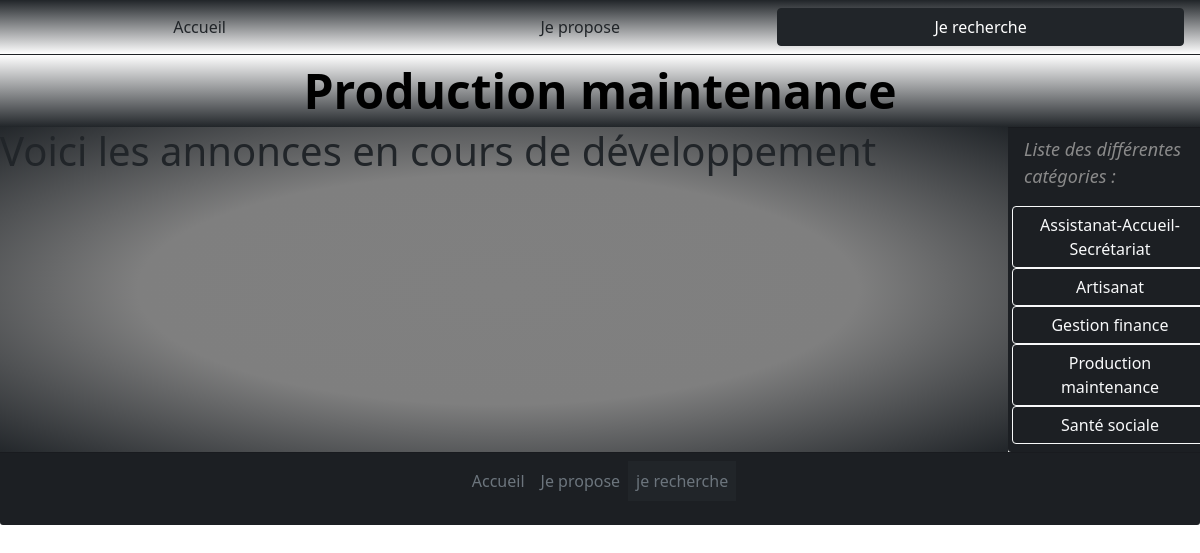
The app's page /Pages/annoncesCateg.php?id=4 with its own data.
### tables this page shows
CREATE TABLE `categorie` (
  `NomCat` varchar(100) NOT NULL,
  `ImageCat` varchar(100) NOT NULL,
  `IdCat` int(11) UNSIGNED NOT NULL
);

### Pages/annoncesCateg.php (the view, shortened to what this page needs)
<!DOCTYPE html>
<?php
include "bdd/connexion.php";
$idChoixCateg = $_GET['id'];
$req = $bdd->prepare("SELECT * FROM categorie where IdCat = $idChoixCateg");
$req->execute();
$categorie= $req->fetch();
$nomCateg= $categorie["NomCat"];
?>
<html lang="en">
<head>
</head>
<body>
<link rel="stylesheet" href="../Style/bootstrap.css">
<link rel="stylesheet" href="../Style/Style.css">
<?php
include "../Parts/Header.php";
?>
<div class="row banner">
    <titre id="banner"><?php echo $nomCateg; ?></titre>
</div>
<div class="row">
    <div class="col-10 dégradé2">
        <h1>Voici les annonces en cours de développement</h1>
    </div>
    <?php
    include "../Parts/Sidebar.php";
    ?>
</div>
<?php
include "../Parts/Footer.php";
?>
</body>
</html>

### Parts/Sidebar.php
<div class="col-2 card-footer">
<?php
                $reqSB = $bdd->prepare('SELECT * FROM categorie');
                $reqSB->execute();
                $categsSB = $reqSB->fetchAll();
          ?>
    <nav class='row'>
        <p class='desci'>Liste des  différentes catégories :</p>
        <?php
            foreach ($categsSB as $categSB){
                $idCategSB = $categSB["IdCat"];
                echo "<a type='button' class='col-12 btn btn-outline-light' href='../Pages/annoncesCateg.php?id=$idCategSB'>"; echo $categSB["NomCat"]; echo "</a>";
            }
       ?>
    </nav>
</div>

### Style/Style.css (style rules this page uses)
.banner { background: linear-gradient(white,#212529); }
#banner { text-align:center; margin:auto; width: 100%; color: black; font-weight: bolder; font-size: xxx-large; }
.desci { font-size: large; text-align: left; font-style: italic; color: #8a8a8a; }
.dégradé2 { position: relative; background: radial-gradient(gray, #7F7F7F , #212529); }

### records on screen
categorie: NomCat "Production maintenance"
categorie: NomCat "Assistanat-Accueil-Secrétariat"
categorie: NomCat "Artisanat"
categorie: NomCat "Gestion finance"
categorie: NomCat "Santé sociale"
